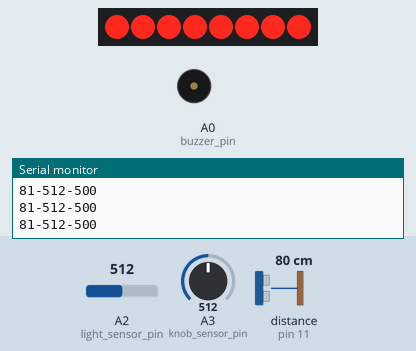
Simulated run of this sketch. Board: Arduino Uno, built with avr-gcc and run on an emulated ATmega328P. Parts: 8 shift-register outputs drawn as a row of LEDs (first output left, lit = HIGH), buzzer (waves = sounding, pin HIGH), the last lines printed to the serial monitor. Wiring (inferred from the names in the program): shift register (74HC595): data pin 7; shift clock pin 9; latch pin 8. Wiring (inferred from the signals the program sends): row of LEDs: on Q0, Q1, Q2, Q3, Q4, Q5, Q6, Q7. The test bench sets the inputs (shaded band); at power-on: A3 (knob_sensor_pin) = 512, A2 (light_sensor_pin) = 512, distance to the obstacle (sensor on pin 11) 80 cm. The echo pulse lasts 58.3 µs per cm; pins used as bus, display or sensor lines are not drawn.

Above: at 1.2 s.
1.3 s: A3 (knob_sensor_pin) set to 593
2.8 s: A3 (knob_sensor_pin) set to 608
At 3.5 s:
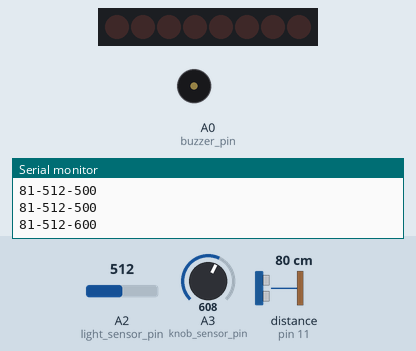
4.5 s: A3 (knob_sensor_pin) set to 590
At 5.2 s:
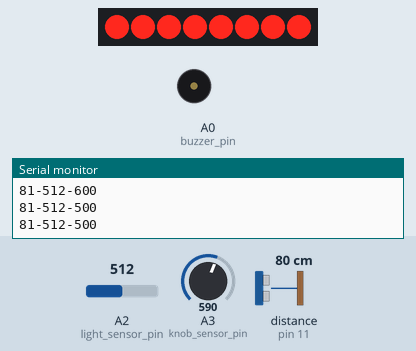
6.1 s: A3 (knob_sensor_pin) set to 610
At 6.7 s:
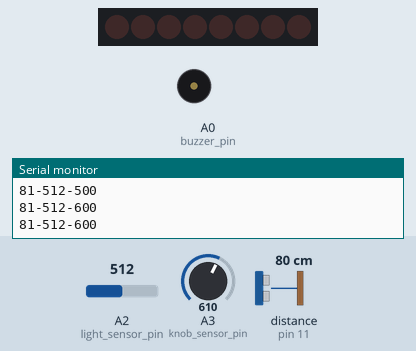
Timing chart, 0 to 8.6 s (numbered marks = the images above; inputs shaded):
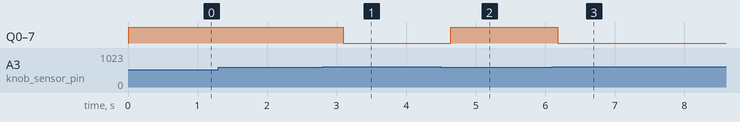

The sketch:

Den_thong_minh.ino
```cpp
/*Chân của thNUmbeu*/
int pin_SDI = 7;
int pin_SCK = 8;
int pin_RCK = 9;

/*Chân của Knob*/
int knob_sensor_pin = A3;

/*Chân của Buzzer*/
int buzzer_pin = A0;

/*Chân của SRF05*/
int TRIGGER_PIN = 10;
int ECHO_PIN    = 11;
#include <NewPing.h>  // https://bitbucket.org/teckel12/arduino-new-ping/downloads/NewPing_v1.8.zip
NewPing srf05(TRIGGER_PIN, ECHO_PIN);  // Cấu hình các pin

int light_sensor_pin = A2;

byte so[10] = {0xBE, 0xA0, 0x2F, 0xAB, 0xB1, 0x9B, 0x9F, 0xA8, 0xBF, 0xBB};

void shift_out(byte val)
{
  for (int i = 0; i <= 7; i++)
  {
    digitalWrite(pin_SDI, !((val & 128) != 0));
    val = val << 1;
    digitalWrite(pin_SCK, HIGH);
    digitalWrite(pin_SCK, LOW);
  }
}

int latchPin = 8;//RCK
int clockPin = 9;//SCK
int dataPin = 7;//SDI
void setup() {
  // put your setup code here, to run once:
  pinMode(latchPin, OUTPUT);
  pinMode(clockPin, OUTPUT);
  pinMode(dataPin, OUTPUT);

  Serial.begin(9600);  // khởi tạo kết nối tới máy tính với tốc độ 9600
  pinMode(knob_sensor_pin, INPUT);  // cấu hình INPUT để đọc giá trị cảm biến

  pinMode(buzzer_pin, OUTPUT);  // cài đặt OUTPUT điều khiển buzzer

  pinMode(light_sensor_pin, INPUT);  // cấu hình INPUT để đọc giá trị cảm biến
}
void my_shiftOut(uint8_t dataPin, uint8_t clockPin, uint8_t bitOrder, uint8_t val)
{
  uint8_t i;

  for (i = 0; i < 8; i++)
  {
    if (bitOrder == MSBFIRST) {
      digitalWrite(dataPin, val & 1);
      val >>= 1;
    } else {
      digitalWrite(dataPin, (val & 128) != 0 );
      val <<= 1;
    }

    digitalWrite(clockPin, HIGH);
    digitalWrite(clockPin, LOW);
  }
}

byte outPut=0x00;
void set_led(int index, int state)
{
    outPut = (outPut & ~ (1 << index)); // dich bit truoc nhan xog roi dao
    outPut = outPut | (state << index);//
    my_shiftOut(dataPin, clockPin, LSBFIRST, outPut);
    digitalWrite(latchPin,HIGH);
    digitalWrite(latchPin,LOW);
}

void Led_HIGH()
{
  for(int i = 0; i <= 7; i++)
  {
    set_led(i, HIGH);
  }
}

void Led_LOW()
{
  for(int i = 0; i <= 7; i++)
  {
    set_led(i, LOW);
  }
}

int set_distance()
{
  int kt = 0;
  int distance_cm = srf05.ping_cm();  // đo khoảng cách (đơn vị cm)
  if(distance_cm <= 50) kt = 1;
  else kt = 0;
  return kt;
}

int set_threshold(int knob_value)
{
  int threshold;
  if(knob_value <= 200 && knob_value >= 0) threshold = 300;
  else if(knob_value <= 400 && knob_value > 200) threshold = 400;
  else if(knob_value <= 600 && knob_value > 400) threshold = 500;
  else if(knob_value > 600) threshold = 600;
  return threshold;
}

int set_thLight()
{
  int kt = 1;
  int light_value = analogRead(light_sensor_pin);
  int knob_value = analogRead(knob_sensor_pin);
  if(light_value > set_threshold(knob_value)) kt = 1;
  else kt = 0;
  return kt;
}

void loop()
{
  int distance_cm = srf05.ping_cm();  // đo khoảng cách (đơn vị cm)
  int light_value = analogRead(light_sensor_pin);
  int knob_value = analogRead(knob_sensor_pin);
  Serial.print(distance_cm);
  Serial.print("-");
  Serial.print(light_value);
  Serial.print("-");
  Serial.print(set_threshold(knob_value));
  Serial.println();
  if(set_distance() == 1) Led_HIGH();
  else if(set_thLight() == 1) Led_HIGH();
  else if(set_distance() == 1 && set_distance() == 1) Led_HIGH();
  else Led_LOW();
  delay(500);
}
```

Measured:
- the behaviour switches between 600 and 601 on A3 (knob_sensor_pin) (found by bisection; images 0 and 1)
- after the input at 2.8 s, Q0–7: HIGH → LOW after 0.29 s
- after the input at 4.5 s, Q0–7: LOW → HIGH after 0.14 s
- after the input at 6.1 s, Q0–7: HIGH → LOW after 0.08 s
